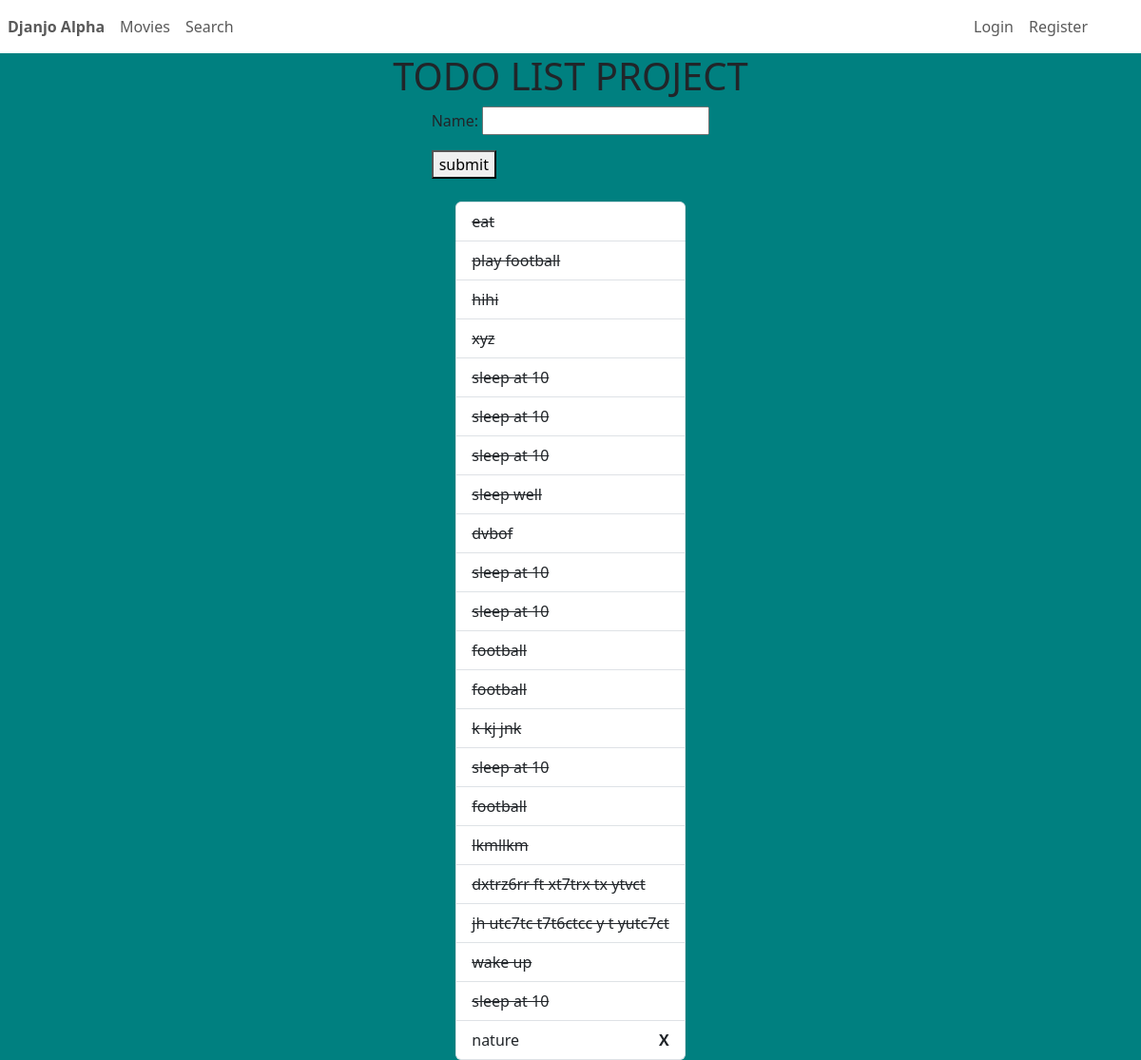
The app's page /, older data.
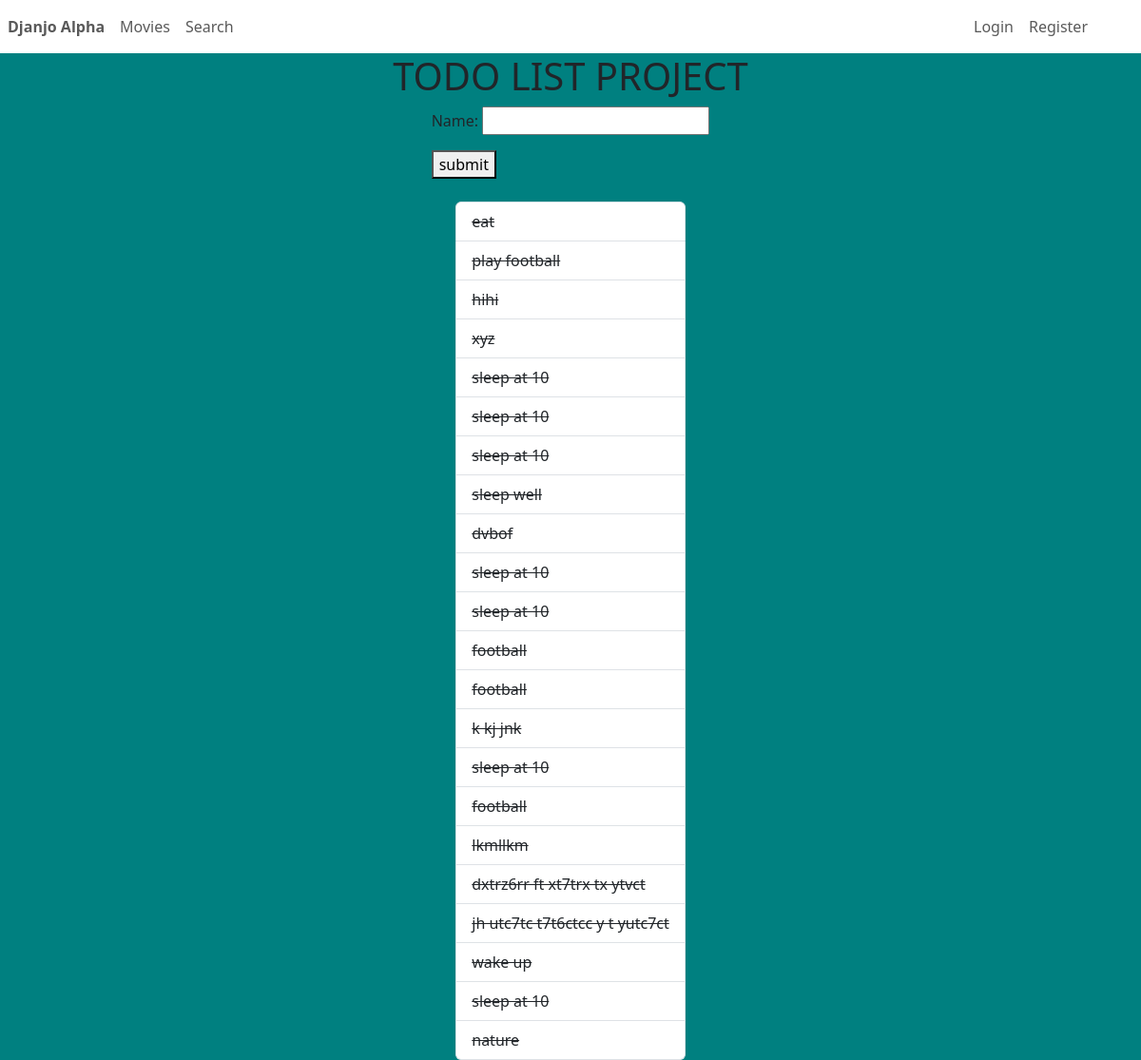
The same page, newer data.
### main/models.py (models this page shows)
class Task(models.Model):
    name = models.CharField(max_length = 150)
    completed = models.BooleanField(default = False)

### main/views.py (the view)
# urls.py: path("", index, name="index"),
def index(request):
    task_list = Task.objects.all() #select from tasks
    return render(request, 'index.html', {
         'task' : task_list,
         'form': TaskForm()
    })

### main/forms.py
class TaskForm(forms.ModelForm):
    class Meta:
        model = Task
        fields = ['name']

### templates/index.html (shortened to what this page needs)
<!doctype html>
<html lang="en">
<head>
    <link href="https://cdn.jsdelivr.net/npm/bootstrap@5.3.2/dist/css/bootstrap.min.css" rel="stylesheet"
 />
</head>
<body>
    <header>
        {% include 'components/menu.html' %}
    </header>
    <main>
        <h1>TODO LIST PROJECT</h1>
        <div>
            <form action="{% url 'add_task' %}" method="post">
                {{form.as_p}}
                <button>submit</button>
            </form>
        </div>
        <div>
            <ul class="list-group mt-4">
                {% for item in task %}
                {% if not item.completed %}
                <li class="list-group-item d-flex">
                    {{item.name}}
                    <a class="nav-link fw-bolder" href="{% url 'complete' item.id %}">X</a>
                </li>
                {% else %}
                <li class="list-group-item ">
                    <del>{{item.name}}</del>
                </li>
                {% endif %}
                {% empty %}
                <li class="list-group-item">No task added</li>
                {% endfor %}
            </ul>
        </div>
    </main>
</body>
</html>

### templates/components/menu.html
<nav class="navbar navbar-expand bg-transparent">
    <ul class="nav navbar-nav">
        <li class="nav-items">
            <a href="{% url 'index' %}" class="nav-link fw-bolder">Djanjo Alpha</a>
        </li>
        <li>
            <a href="{% url 'view_movies' %}" class="nav-link">Movies</a>
        </li>
        <li>
            <a href="{% url 'search_movie' %}" class="nav-link">Search</a>
        </li>
    </ul>
    <ul class="nav navbar-nav ms-auto me-5">
        {% if user.is_authenticated %}
        <li class="nav-item">
            <a href="" class="nav-link fw-bolder">
                {{user.username|title}}
            </a>
        </li>
        <li class="nav-item">
            <a href="{% url 'logout' %}" class="nav-link">logout</a>
        </li>
        {% else %}
        <li class="nav-items">
            <a href="{% url 'login' %}" class="nav-link">Login</a>
        </li>
        <li class="nav-items">
            <a href="{% url 'register' %}" class="nav-link">Register</a>
        </li>
        {% endif %}
    </ul>
</nav>

### templates/index.html (style rules this page uses)
main { display: grid; place-items: center; height: auto; background-color: teal; }
a { margin-inline-start: auto; }

Row changes from the older to the newer data that the page shows:
changed Task "nature": completed False → True (drawn)
